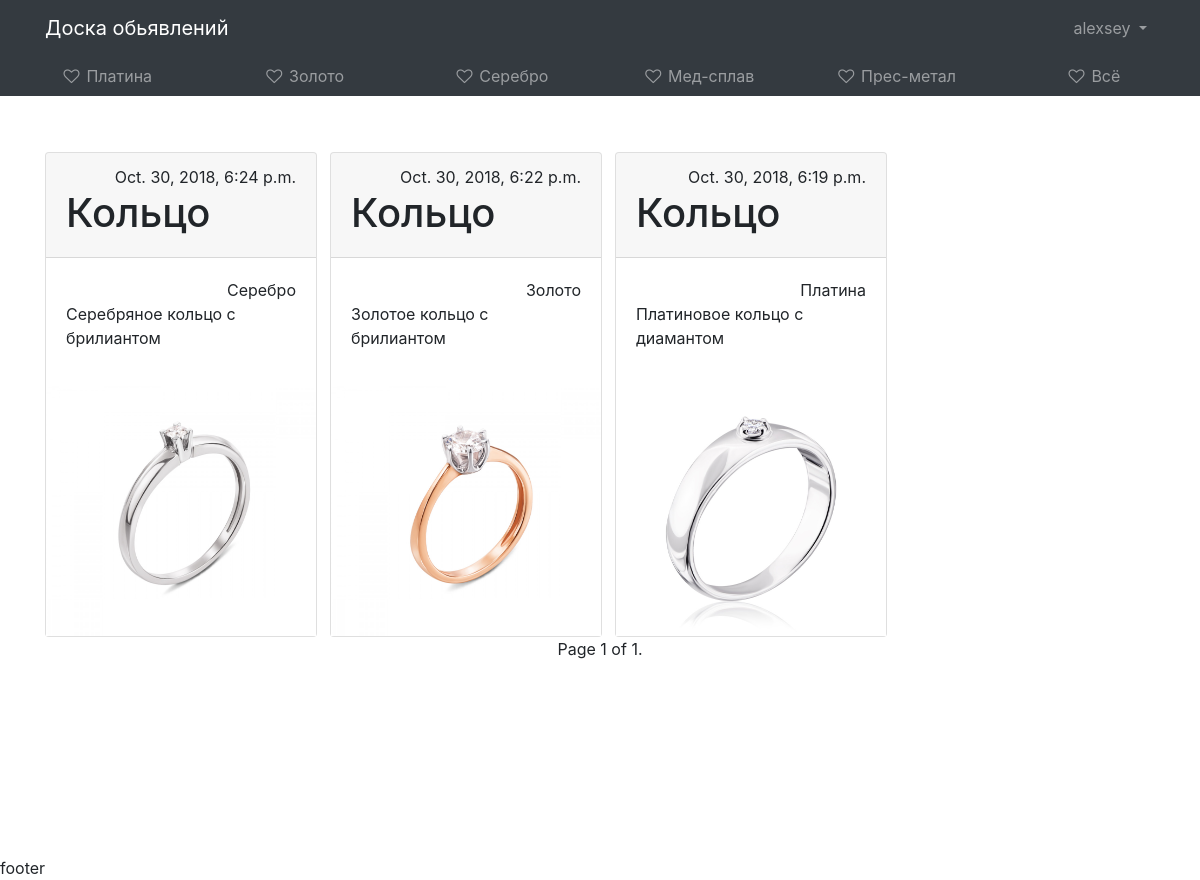
The page /myproduct/ (signed in) on the database its author committed.
### core/models.py (models this page shows, shortened)
class Category(models.Model):
    category_name = models.CharField(max_length = 20, blank=False, verbose_name=u'category name')

class Product(models.Model):
    DELETED = 0
    TO_MODERETION = 1
    ACTIVE = 2
    MODERATING = (
        (DELETED, 'Deleted'),
        (TO_MODERETION, 'To moderation'),
        (ACTIVE, 'Active')
    )
    STANDART = 0
    VIP = 1
    TO_VIP = (
        (STANDART, 'Standart'),
        (VIP, 'VIP')
    )
    VIP_MODER = (
        (STANDART, 'OK'),
        (VIP, 'Want VIP')
    )
    product_user = models.ForeignKey(User, on_delete=models.CASCADE, verbose_name=u'user', default='')
    product_category = models.ForeignKey('Category', on_delete=models.DO_NOTHING, verbose_name=u'category', related_name='product')
    product_name = models.CharField(max_length=20, blank=False, verbose_name=u'name')
    product_image = models.ImageField(verbose_name=u'foto', default='images/No-image.jpg')
    product_info = models.TextField(verbose_name=u'info')
    product_price = models.PositiveIntegerField(verbose_name=u'price')
    product_status = models.IntegerField(choices=MODERATING, default=TO_MODERETION, verbose_name=u'status')
    product_vip = models.IntegerField(choices=TO_VIP, default=STANDART, verbose_name=u'VIP status')
    product_vip_moderation = models.IntegerField(choices=VIP_MODER, default=STANDART, verbose_name=u'VIP moderation')
    product_datatime_creation = models.DateTimeField(verbose_name=u'Created', auto_now_add=True)

### core/views.py (the view)
# urls.py: path('myproduct/', views.my_product, name='my_products'),
@login_required
def my_product(request):
    context = {}
    context['category'] = Category.objects.all()
    paginator = Paginator(Product.objects.filter(
                product_user__id=request.user.id).order_by('-product_datatime_creation').all(), 4)
    context['product'] = paginator.get_page(request.GET.get('page'))
    return render(request, template_name='core/home.html', context=context)

### templates/core/home.html (shortened to what this page needs)
{% extends 'base.html' %}
{% load staticfiles %}
{% block content %}
<div class="container">
<div class="row">
{% for item in product %}
  <div class="col col-md-6 col-lg-4 col-xl-3 mt-5">
    <div class="card" id="card">
        <div class="card-header">
            <div class="text-right">
                <p1>{{ item.product_datatime_creation }}</p1>
            </div>
        <h1>{{ item.product_name }}</h1>
        </div>
      <div class="card-body">
          <div class="text-right">
              {{ item.product_category.category_name }}
          </div>
          <p>{{ item.product_info }}</p>
      </div>
        <img src="{{ item.product_image.url }}" alt="..." onclick="location.href='{% url 'detail' pid=item.id %}'" height="250">
    </div>
  </div>
{% endfor %}
</div>
</div>
<div class="pagination">
    <span class="step-links">
        <span class="current">
            Page {{ product.number }} of {{ product.paginator.num_pages }}.
        </span>
    </span>
</div>
{% endblock %}

### templates/base.html (shortened to what this page needs)
{% load staticfiles %}
<html lang="en">
<head>
    <link rel="stylesheet" href="https://stackpath.bootstrapcdn.com/bootstrap/4.1.3/css/bootstrap.min.css">
    <link rel="stylesheet" href="https://cdnjs.cloudflare.com/ajax/libs/font-awesome/4.7.0/css/font-awesome.css">
    <link rel="stylesheet" href="{% static '/css/style.css' %}">
</head>
<body>
{% include 'header.html' %}
{% block sidebar %}
<div class="container-fluid h-100">
    <div class="row d-flex flex-row">
        <aside class="col-1 col-md-2 col-lg-12 h-md-100 p-0 bg-dark top">
            <nav class="navbar navbar-expand navbar-dark bg-dark p-0 px-lg-2">
                <div class="collapse navbar-collapse">
                    <ul class="flex-column flex-lg-row navbar-nav w-100 justify-content-center align-items-center align-items-sm-start text-left text-lg-center">
                        {% for item in category %}
                        <li class="nav-item w-100">
                            <a class="nav-link text-truncate" href="{% url 'category' pid=item.id %}"><i class="fa fa-heart-o fa-fw"></i> <span class="d-none d-md-inline">{{ item.category_name }}</span></a>
                        </li>
                        {% endfor %}
                        <li class="nav-item w-100">
                            <a class="nav-link text-truncate" href="{% url 'all' %}"><i class="fa fa-heart-o fa-fw"></i> <span class="d-none d-md-inline">Всё</span></a>
                        </li>
                    </ul>
                </div>
            </nav>
        </aside>
        <main class="col-11 col-md-10 col-lg-12 bg-faded py-2">
            {% endblock %}
            {% block content %}{% endblock %}
        </main>
    </div>
</div>
<div>
    {% include 'footer.html' %}
</div>
</body>
</html>

### templates/header.html (shortened to what this page needs)
{% load staticfiles %}
<nav class="navbar navbar-expand-sm navbar-dark bg-dark">
    <div class="container">
        <a class="navbar-brand" href="{% url 'home' %}">Доска обьявлений</a>
        <div class="collapse navbar-collapse" id="mainMenu">
            {% if user.is_authenticated %}
            <ul class="navbar-nav ml-auto">
                <li class="nav-item dropdown">
                    <a class="nav-link dropdown-toggle" href="#" id="userMenu" data-toggle="dropdown" aria-haspopup="true" aria-expanded="false">
                        {{user.username}}
                    </a>
                </li>
            </ul>
            {% else %}
            <form class="form-inline ml-auto">
                <a href="{% url 'sign-in' %}" class="btn btn-outline-secondary">Войти</a>
                <a href="{% url 'sign-up' %}" class="btn btn-primary ml-2">Зарегистрироваться</a>
            </form>
            {% endif %}
        </div>
    </div>
</nav>

### static/css/style.css (style rules this page uses)
#card { width: 17rem; }
.pagination { justify-content: center; }

### rows shown on the page
Category: category_name "Платина"
Category: category_name "Золото"
Category: category_name "Серебро"
Category: category_name "Мед-сплав"
Category: category_name "Прес-метал"
Product: product_datatime_creation "Oct. 30, 2018, 6:24 p.m.", product_name "Кольцо", product_category.category_name "Серебро", product_info "Серебряное кольцо с брилиантом", product_image (picture)
Product: product_datatime_creation "Oct. 30, 2018, 6:22 p.m.", product_name "Кольцо", product_category.category_name "Золото", product_info "Золотое кольцо с брилиантом", product_image (picture)
Product: product_datatime_creation "Oct. 30, 2018, 6:19 p.m.", product_name "Кольцо", product_category.category_name "Платина", product_info "Платиновое кольцо с диамантом", product_image (picture)

### other values the page prints
{{ user.username }} "alexsey"
{{ product.number }} "1"
{{ product.paginator.num_pages }} "1"
